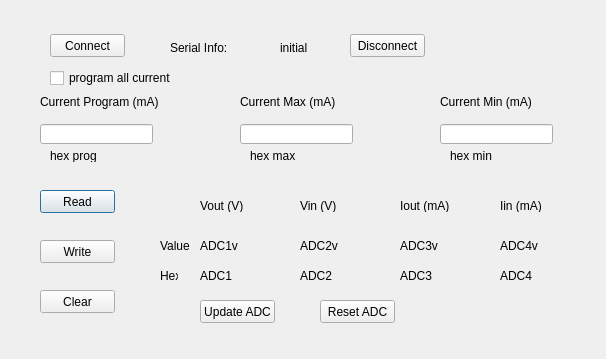
<?xml version="1.0" encoding="UTF-8"?>
<ui version="4.0">
 <class>Dialog</class>
 <widget class="QDialog" name="Dialog">
  <property name="geometry">
   <rect>
    <x>0</x>
    <y>0</y>
    <width>606</width>
    <height>359</height>
   </rect>
  </property>
  <property name="windowTitle">
   <string>STM32</string>
  </property>
  <widget class="QLineEdit" name="lineEdit">
   <property name="geometry">
    <rect>
     <x>40</x>
     <y>124</y>
     <width>113</width>
     <height>20</height>
    </rect>
   </property>
  </widget>
  <widget class="QLabel" name="label">
   <property name="geometry">
    <rect>
     <x>40</x>
     <y>94</y>
     <width>121</width>
     <height>16</height>
    </rect>
   </property>
   <property name="text">
    <string>Current Program (mA)</string>
   </property>
  </widget>
  <widget class="QLabel" name="label_2">
   <property name="geometry">
    <rect>
     <x>240</x>
     <y>94</y>
     <width>111</width>
     <height>16</height>
    </rect>
   </property>
   <property name="text">
    <string>Current Max (mA)</string>
   </property>
  </widget>
  <widget class="QLabel" name="label_3">
   <property name="geometry">
    <rect>
     <x>440</x>
     <y>94</y>
     <width>111</width>
     <height>16</height>
    </rect>
   </property>
   <property name="text">
    <string>Current Min (mA)</string>
   </property>
  </widget>
  <widget class="QLineEdit" name="lineEdit_2">
   <property name="geometry">
    <rect>
     <x>240</x>
     <y>124</y>
     <width>113</width>
     <height>20</height>
    </rect>
   </property>
  </widget>
  <widget class="QLineEdit" name="lineEdit_3">
   <property name="geometry">
    <rect>
     <x>440</x>
     <y>124</y>
     <width>113</width>
     <height>20</height>
    </rect>
   </property>
  </widget>
  <widget class="QPushButton" name="pushButton">
   <property name="geometry">
    <rect>
     <x>40</x>
     <y>190</y>
     <width>75</width>
     <height>23</height>
    </rect>
   </property>
   <property name="text">
    <string>Read</string>
   </property>
  </widget>
  <widget class="QPushButton" name="pushButton_2">
   <property name="geometry">
    <rect>
     <x>40</x>
     <y>240</y>
     <width>75</width>
     <height>23</height>
    </rect>
   </property>
   <property name="text">
    <string>Write</string>
   </property>
  </widget>
  <widget class="QLabel" name="label_4">
   <property name="geometry">
    <rect>
     <x>200</x>
     <y>200</y>
     <width>54</width>
     <height>12</height>
    </rect>
   </property>
   <property name="text">
    <string>Vout (V)</string>
   </property>
  </widget>
  <widget class="QLabel" name="label_5">
   <property name="geometry">
    <rect>
     <x>200</x>
     <y>270</y>
     <width>54</width>
     <height>12</height>
    </rect>
   </property>
   <property name="text">
    <string>ADC1</string>
   </property>
  </widget>
  <widget class="QLabel" name="label_6">
   <property name="geometry">
    <rect>
     <x>300</x>
     <y>200</y>
     <width>54</width>
     <height>12</height>
    </rect>
   </property>
   <property name="text">
    <string>Vin (V)</string>
   </property>
  </widget>
  <widget class="QLabel" name="label_7">
   <property name="geometry">
    <rect>
     <x>300</x>
     <y>270</y>
     <width>54</width>
     <height>12</height>
    </rect>
   </property>
   <property name="text">
    <string>ADC2</string>
   </property>
  </widget>
  <widget class="QLabel" name="label_8">
   <property name="geometry">
    <rect>
     <x>400</x>
     <y>270</y>
     <width>54</width>
     <height>12</height>
    </rect>
   </property>
   <property name="text">
    <string>ADC3</string>
   </property>
  </widget>
  <widget class="QLabel" name="label_9">
   <property name="geometry">
    <rect>
     <x>400</x>
     <y>200</y>
     <width>54</width>
     <height>12</height>
    </rect>
   </property>
   <property name="text">
    <string>Iout (mA)</string>
   </property>
  </widget>
  <widget class="QLabel" name="label_10">
   <property name="geometry">
    <rect>
     <x>500</x>
     <y>270</y>
     <width>54</width>
     <height>12</height>
    </rect>
   </property>
   <property name="text">
    <string>ADC4</string>
   </property>
  </widget>
  <widget class="QLabel" name="label_11">
   <property name="geometry">
    <rect>
     <x>500</x>
     <y>200</y>
     <width>54</width>
     <height>12</height>
    </rect>
   </property>
   <property name="text">
    <string>Iin (mA)</string>
   </property>
  </widget>
  <widget class="QPushButton" name="pushButton_3">
   <property name="geometry">
    <rect>
     <x>40</x>
     <y>290</y>
     <width>75</width>
     <height>23</height>
    </rect>
   </property>
   <property name="text">
    <string>Clear</string>
   </property>
  </widget>
  <widget class="QPushButton" name="pushButton_4">
   <property name="geometry">
    <rect>
     <x>200</x>
     <y>300</y>
     <width>75</width>
     <height>23</height>
    </rect>
   </property>
   <property name="text">
    <string>Update ADC</string>
   </property>
  </widget>
  <widget class="QPushButton" name="pushButton_5">
   <property name="geometry">
    <rect>
     <x>320</x>
     <y>300</y>
     <width>75</width>
     <height>23</height>
    </rect>
   </property>
   <property name="text">
    <string>Reset ADC</string>
   </property>
  </widget>
  <widget class="QPushButton" name="pushButton_6">
   <property name="geometry">
    <rect>
     <x>50</x>
     <y>34</y>
     <width>75</width>
     <height>23</height>
    </rect>
   </property>
   <property name="text">
    <string>Connect</string>
   </property>
  </widget>
  <widget class="QLabel" name="label_12">
   <property name="geometry">
    <rect>
     <x>280</x>
     <y>40</y>
     <width>171</width>
     <height>16</height>
    </rect>
   </property>
   <property name="text">
    <string>initial</string>
   </property>
  </widget>
  <widget class="QLabel" name="label_13">
   <property name="geometry">
    <rect>
     <x>50</x>
     <y>150</y>
     <width>54</width>
     <height>12</height>
    </rect>
   </property>
   <property name="text">
    <string>hex prog</string>
   </property>
  </widget>
  <widget class="QLabel" name="label_14">
   <property name="geometry">
    <rect>
     <x>250</x>
     <y>150</y>
     <width>54</width>
     <height>12</height>
    </rect>
   </property>
   <property name="text">
    <string>hex max</string>
   </property>
  </widget>
  <widget class="QLabel" name="label_15">
   <property name="geometry">
    <rect>
     <x>450</x>
     <y>150</y>
     <width>54</width>
     <height>12</height>
    </rect>
   </property>
   <property name="text">
    <string>hex min</string>
   </property>
  </widget>
  <widget class="QLabel" name="label_16">
   <property name="geometry">
    <rect>
     <x>200</x>
     <y>240</y>
     <width>54</width>
     <height>12</height>
    </rect>
   </property>
   <property name="text">
    <string>ADC1v</string>
   </property>
  </widget>
  <widget class="QLabel" name="label_17">
   <property name="geometry">
    <rect>
     <x>300</x>
     <y>240</y>
     <width>54</width>
     <height>12</height>
    </rect>
   </property>
   <property name="text">
    <string>ADC2v</string>
   </property>
  </widget>
  <widget class="QLabel" name="label_18">
   <property name="geometry">
    <rect>
     <x>500</x>
     <y>240</y>
     <width>54</width>
     <height>12</height>
    </rect>
   </property>
   <property name="text">
    <string>ADC4v</string>
   </property>
  </widget>
  <widget class="QLabel" name="label_19">
   <property name="geometry">
    <rect>
     <x>400</x>
     <y>240</y>
     <width>54</width>
     <height>12</height>
    </rect>
   </property>
   <property name="text">
    <string>ADC3v</string>
   </property>
  </widget>
  <widget class="QLabel" name="label_20">
   <property name="geometry">
    <rect>
     <x>160</x>
     <y>270</y>
     <width>18</width>
     <height>12</height>
    </rect>
   </property>
   <property name="text">
    <string>Hex</string>
   </property>
  </widget>
  <widget class="QLabel" name="label_21">
   <property name="geometry">
    <rect>
     <x>160</x>
     <y>240</y>
     <width>54</width>
     <height>12</height>
    </rect>
   </property>
   <property name="text">
    <string>Value</string>
   </property>
  </widget>
  <widget class="QLabel" name="label_22">
   <property name="geometry">
    <rect>
     <x>170</x>
     <y>40</y>
     <width>81</width>
     <height>16</height>
    </rect>
   </property>
   <property name="text">
    <string>Serial Info:</string>
   </property>
  </widget>
  <widget class="QCheckBox" name="checkBox">
   <property name="geometry">
    <rect>
     <x>50</x>
     <y>70</y>
     <width>141</width>
     <height>16</height>
    </rect>
   </property>
   <property name="text">
    <string>program all current</string>
   </property>
  </widget>
  <widget class="QPushButton" name="pushButton_7">
   <property name="enabled">
    <bool>true</bool>
   </property>
   <property name="geometry">
    <rect>
     <x>350</x>
     <y>34</y>
     <width>75</width>
     <height>23</height>
    </rect>
   </property>
   <property name="text">
    <string>Disconnect</string>
   </property>
  </widget>
 </widget>
 <resources/>
 <connections>
  <connection>
   <sender>pushButton_3</sender>
   <signal>clicked()</signal>
   <receiver>lineEdit</receiver>
   <slot>clear()</slot>
   <hints>
    <hint type="sourcelabel">
     <x>90</x>
     <y>321</y>
    </hint>
    <hint type="destinationlabel">
     <x>86</x>
     <y>156</y>
    </hint>
   </hints>
  </connection>
  <connection>
   <sender>pushButton_3</sender>
   <signal>clicked()</signal>
   <receiver>lineEdit_2</receiver>
   <slot>clear()</slot>
   <hints>
    <hint type="sourcelabel">
     <x>105</x>
     <y>321</y>
    </hint>
    <hint type="destinationlabel">
     <x>278</x>
     <y>151</y>
    </hint>
   </hints>
  </connection>
  <connection>
   <sender>pushButton_3</sender>
   <signal>clicked()</signal>
   <receiver>lineEdit_3</receiver>
   <slot>clear()</slot>
   <hints>
    <hint type="sourcelabel">
     <x>70</x>
     <y>321</y>
    </hint>
    <hint type="destinationlabel">
     <x>472</x>
     <y>157</y>
    </hint>
   </hints>
  </connection>
 </connections>
</ui>
